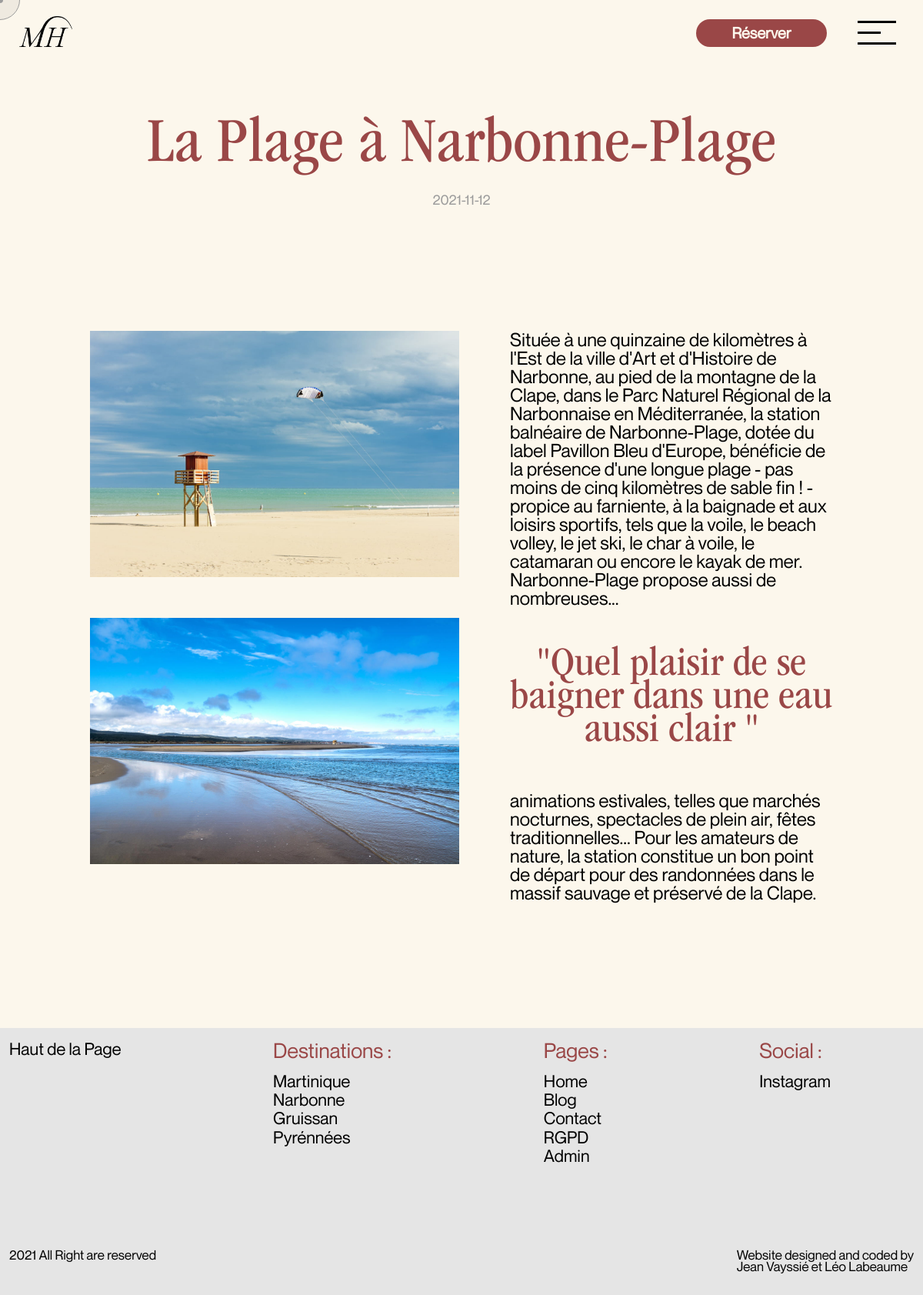
Page /blog-unit.php?blog=36 on the committed database.
### tables this page shows
CREATE TABLE `tourism` (
  `id` int(11) NOT NULL,
  `title` varchar(255) NOT NULL,
  `citation` varchar(255) NOT NULL,
  `photo` text NOT NULL,
  `photo_2` text NOT NULL,
  `location` varchar(255) NOT NULL,
  `details` text NOT NULL,
  `intro` text NOT NULL,
  `date` date NOT NULL,
  `id_rooms` int(11) NOT NULL
);

### blog-unit.php (the view, shortened to what this page needs)
<?php
require_once 'core/core.php';
include 'includes/header.php';
$id_blog = $_GET['blog'];
$sql = $db->query("SELECT * FROM tourism WHERE id = {$id_blog}");
$blog = $sql->fetch(PDO::FETCH_ASSOC);
function wordCutString($str, $start = 0, $words = 15)
{
    $arr = preg_split("/[\s]+/",  $str, $words + 1);
    $arr = array_slice($arr, $start, $words);
    return join(' ', $arr);
}
$test = wordCutString($blog['details'], 0, 100);
$test2 = wordCutString($blog['details'], 100, 250);
?>
<link rel="stylesheet" href="https://unpkg.com/aos@next/dist/aos.css" />
<main>
    <div class="qhero_page_blog-unit">
        <div class="qhero_entree_page_blog-unit">
            <div class="div_h1_titre_blog-unit">
                <h1 class="h1_titre_blog-unit" data-aos="fade-up" data-aos-anchor-placement="top-bottom" data-aos-duration="1000">
                    <?= ($blog['title']  != '') ? $blog['title'] : 'Rubrique'; ?>
                </h1>
            </div>
            <div class="div_h2_date_blog-unit" data-aos="fade-up" data-aos-anchor-placement="top-bottom" data-aos-duration="1000" data-aos-delay="100">
                <h2 class="h2_date_blog-unit">
                    <?= ($blog['date']  != '') ? $blog['date'] : ''; ?>
                </h2>
            </div>
        </div>
    </div>
    <div class="container_presentation_blog-unit">
        <div class="container_presentation_blog-unit_colonne_gauche">
            <div class="texte_gauche-blog-unit" data-aos="fade" data-aos-anchor-placement="top-bottom" data-aos-duration="1000" data-aos-delay="500">
                <div class="image_gauche-blog-unit" data-aos="fade" data-aos-anchor-placement="top-bottom" data-aos-duration="1000" data-aos-delay="200">
                    <img src="<?= $blog['photo']; ?>" alt="Photo Maison Gauche">
                </div>
                <div class="image_gauche-blog-unit" data-aos="fade" data-aos-anchor-placement="top-bottom" data-aos-duration="1000" data-aos-delay="200">
                    <img src="<?= $blog['photo_2']; ?>" alt="Photo Maison Gauche">
                </div>
            </div>
        </div>
        <div class="container_presentation_blog-unit_colonne_droite" data-aos="fade" data-aos-anchor-placement="top-bottom" data-aos-duration="1000" data-aos-delay="700">
            <div class="texte-droite-blog-unit">
                <p>
                    <?= ($blog['details'] != '') ? $test : ''; ?>...
                </p>
            </div>
            <h4 class="texte-droite-blog-unit-citation"> <?= ($blog['citation'] != '') ? '"' . $blog['citation'] . '"' : ''; ?></h4>
            <p>
                <?= ($blog['details'] != '') ? $test2 : ''; ?>
            </p>
        </div>
    </div>
</main>
<?php
include "includes/cursor.php";
include("./includes/footer.php");
?>

### rows in the picture
tourism: title "La Plage à Narbonne-Plage", date "2021-11-12", photo (picture), photo_2 (picture), details "Située à une quinzaine de kilomètres à l'Est de la ville d'Art et d'Histoire de Narbonne, au pied de la montagne de la Clape, dans le Parc Naturel Régional de la Narbonnaise en Méditerranée, la station balnéaire de Narbonne-Plage, dotée du label Pavillon Bleu d'Europe, bénéficie de la présence d'une longue plage - pas moins de cinq kilomètres de sable fin ! - propice au farniente, à la baignade et aux loisirs sportifs, tels que la voile, le beach volley, le jet ski, le char à voile, le catamaran ou encore le kayak de mer. Narbonne-Plage propose aussi de nombreuses", citation "Quel plaisir de se baigner dans une eau aussi clair", details "animations estivales, telles que marchés nocturnes, spectacles de plein air, fêtes traditionnelles... Pour les amateurs de nature, la station constitue un bon point de départ pour des randonnées dans le massif sauvage et préservé de la Clape."
